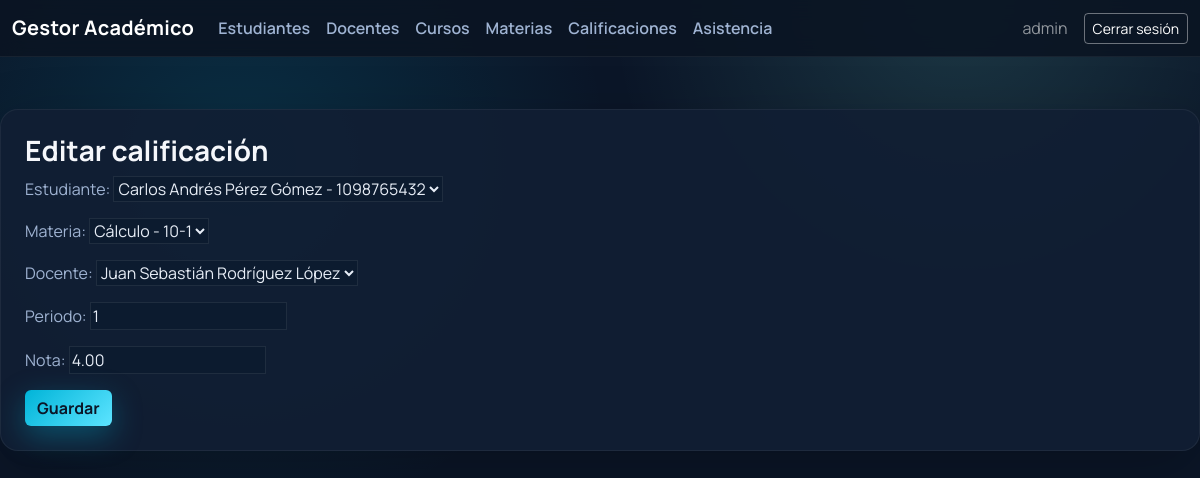
The app's page /calificaciones/1/editar/ (signed in) with its own data.
### academico/models.py (models this page shows, shortened)
class Calificacion(models.Model):
    estudiante = models.ForeignKey(Estudiante, on_delete=models.CASCADE, related_name="calificaciones")
    materia = models.ForeignKey(Materia, on_delete=models.CASCADE, related_name="calificaciones")
    docente = models.ForeignKey(Docente, on_delete=models.SET_NULL, null=True, blank=True, related_name="calificaciones")
    periodo = models.CharField(max_length=20, default="1")
    nota = models.DecimalField(max_digits=4, decimal_places=2)  # 0.00 - 10.00
    fecha_registro = models.DateTimeField(auto_now_add=True)
    class Meta:
        unique_together = ("estudiante", "materia", "periodo")

### academico/views.py (the view)
# urls.py: path("calificaciones/<int:pk>/editar/", views.calificacion_update, name="calificacion_update"),
@rol_requerido("ADMIN")
def calificacion_update(request, pk):
    calificacion = get_object_or_404(Calificacion, pk=pk)
    if request.method == "POST":
        form = CalificacionForm(request.POST, instance=calificacion)
        if form.is_valid():
            form.save()
            messages.success(request, "Calificación actualizada correctamente.")
            return redirect("calificacion_list")
    else:
        form = CalificacionForm(instance=calificacion)
    return render(request, "calificaciones/calificacion_form.html", {"form": form})

### academico/forms.py (shortened to what this page needs)
class CalificacionForm(forms.ModelForm):
    class Meta:
        model = Calificacion
        fields = ["estudiante", "materia", "docente", "periodo", "nota"]

### academico/context_processors.py (called while the page is built)
def perfil_usuario(request):
    perfil = None
    if request.user.is_authenticated:
        try:
            perfil = request.user.perfil
        except Perfil.DoesNotExist:
            perfil = None
    return {"perfil_usuario": perfil}

### academico/models.py (called while the page is built)
    def __str__(self):
        return f"{self.user.get_full_name()} - {self.documento}"

    def __str__(self):
        return self.user.get_full_name() or self.user.username

    def __str__(self):
        return f"{self.nombre} - {self.curso.nombre}"

### templates/calificaciones/calificacion_form.html (shortened to what this page needs)
{% extends "base.html" %}
{% block content %}
<h3>{% if form.instance.pk %}Editar{% else %}Nueva{% endif %} calificación</h3>
<form method="post">
    {{ form.as_p }}
    <button class="btn btn-primary" type="submit">Guardar</button>
</form>
{% endblock %}

### templates/base.html (shortened to what this page needs)
<!DOCTYPE html>
<html lang="es">
<head>
    <link href="https://cdn.jsdelivr.net/npm/bootstrap@5.3.3/dist/css/bootstrap.min.css" rel="stylesheet">
</head>
<body>
<nav class="navbar navbar-expand-lg navbar-dark mb-4">
    <div class="container-fluid">
        <a class="navbar-brand" href="{% url 'dashboard' %}">Gestor Académico</a>
        <div class="collapse navbar-collapse" id="navbarNav">
            {% if user.is_authenticated %}
                {% if user.is_superuser %}
                <ul class="navbar-nav me-auto">
                    <li class="nav-item"><a class="nav-link" href="{% url 'estudiante_list' %}">Estudiantes</a></li>
                    <li class="nav-item"><a class="nav-link" href="{% url 'docente_list' %}">Docentes</a></li>
                    <li class="nav-item"><a class="nav-link" href="{% url 'curso_list' %}">Cursos</a></li>
                    <li class="nav-item"><a class="nav-link" href="{% url 'materia_list' %}">Materias</a></li>
                    <li class="nav-item"><a class="nav-link" href="{% url 'calificacion_list' %}">Calificaciones</a></li>
                    <li class="nav-item"><a class="nav-link" href="{% url 'asistencia_list' %}">Asistencia</a></li>
                </ul>
                {% elif perfil_usuario and perfil_usuario.rol == "DOCENTE" %}
                <ul class="navbar-nav me-auto">
                    <li class="nav-item"><a class="nav-link" href="{% url 'docente_mis_materias' %}">Mis materias</a></li>
                    <li class="nav-item"><a class="nav-link" href="{% url 'asistencia_list' %}">Asistencia (vista general)</a></li>
                </ul>
                {% endif %}
                <span class="navbar-text me-3">
                    {{ user.get_username }}
                </span>
                <a href="{% url 'logout' %}" class="btn btn-outline-light btn-sm">Cerrar sesión</a>
            {% else %}
                <a href="{% url 'login' %}" class="btn btn-outline-light btn-sm ms-auto">Ingresar</a>
            {% endif %}
        </div>
    </div>
</nav>
<main class="container-xxl page-shell">
    <div class="page-surface">
        {% block content %}{% endblock %}
    </div>
</main>
</body>
</html>

### templates/base.html (style rules this page uses)
:root { --bg-main: #0b1628; --card: #0f1f35; --card-soft: #132742; --text: #e7edf6; --muted: #9fb3d2; --primary: #00b4d8; --primary-strong: #0091b5; --accent: #80ffea; --shadow: 0 20px 60px rgba(0, 0, 0, 0.25); }
* { font-family: 'Manrope', system-ui, -apple-system, sans-serif; }
body { background: radial-gradient(circle at 20% 20%, rgba(0,180,216,0.16), transparent 32%), radial-gradient(circle at 80% 0%, rgba(128,255,234,0.14), transparent 28%), var(--bg-main); color: var(--text); min-height: 100vh; }
.navbar { background: rgba(10,20,35,0.9); backdrop-filter: blur(10px); border-bottom: 1px solid rgba(255,255,255,0.06); }
.navbar-brand { font-weight: 700; letter-spacing: 0.3px; }
.nav-link { color: var(--muted) !important; font-weight: 600; }
.page-shell { padding: 28px 0 60px; }
.page-surface { background: rgba(17, 31, 52, 0.9); border: 1px solid rgba(255,255,255,0.06); border-radius: 18px; padding: 24px; box-shadow: var(--shadow); }
h1, h2, h3, h4, h5 { color: #f5f7fb; font-weight: 700; }
p, label, small { color: var(--muted); }
.btn-primary { background: linear-gradient(135deg, var(--primary), #5de4ff); border: none; color: #0b1628; font-weight: 700; box-shadow: 0 10px 30px rgba(0,180,216,0.35); }
.btn-outline-light { border-color: rgba(255,255,255,0.4); color: #fff; }
input, select, textarea { background: #0c1b2f !important; color: var(--text) !important; border: 1px solid rgba(255,255,255,0.08) !important; }
input::placeholder, textarea::placeholder { color: #6f86a9 !important; }

### records on screen
Calificacion: estudiante "Carlos Andrés Pérez Gómez - 1098765432", materia "Cálculo - 10-1", docente "Juan Sebastián Rodríguez López", periodo "1", nota "4.00"

### other values on screen
{{ user.get_username }} "admin"
